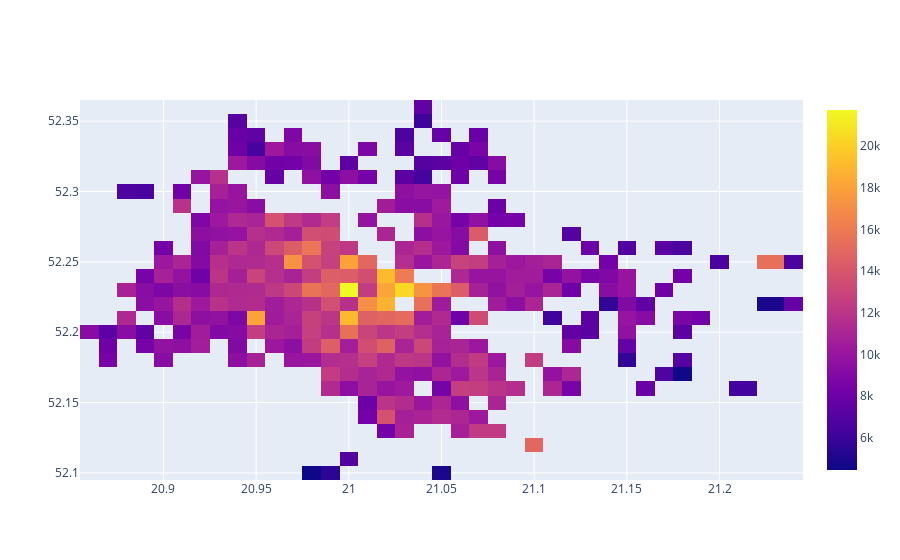

The notebook cell this image was saved under:
### Code cell
fig = go.Figure(data=go.Heatmap(
                   z=df_piv.values,
                   y=df_piv.index,
                   x=df_piv.columns,
                 ))
fig.show()

### Figure 1 — Plotly figure (JSON) as saved in the notebook; plotly's stock layout.template omitted (floating-point values rounded to 4 significant figures; data arrays with more than 128 entries replaced by an {"elided": "..."} marker saying what was removed)
{"data": [{"type": "heatmap", "x": [20.86, 20.87, 20.88, 20.89, 20.9, 20.91, 20.92, 20.93, 20.94, 20.95, 20.96, 20.97, 20.98, 20.99, 21, 21.01, 21.02, 21.03, 21.04, 21.05, 21.06, 21.07, 21.08, 21.09, 21.1, 21.11, 21.12, 21.13, 21.14, 21.15, 21.16, 21.17, 21.18, 21.19, 21.2, 21.21, 21.23, 21.24], "y": [52.1, 52.11, 52.12, 52.13, 52.14, 52.15, 52.16, 52.17, 52.18, 52.19, 52.2, 52.21, 52.22, 52.23, 52.24, 52.25, 52.26, 52.27, 52.28, 52.29, 52.3, 52.31, 52.32, 52.33, 52.34, 52.35, 52.36], "z": {"elided": "27x38 float values"}}], "layout": {}}
